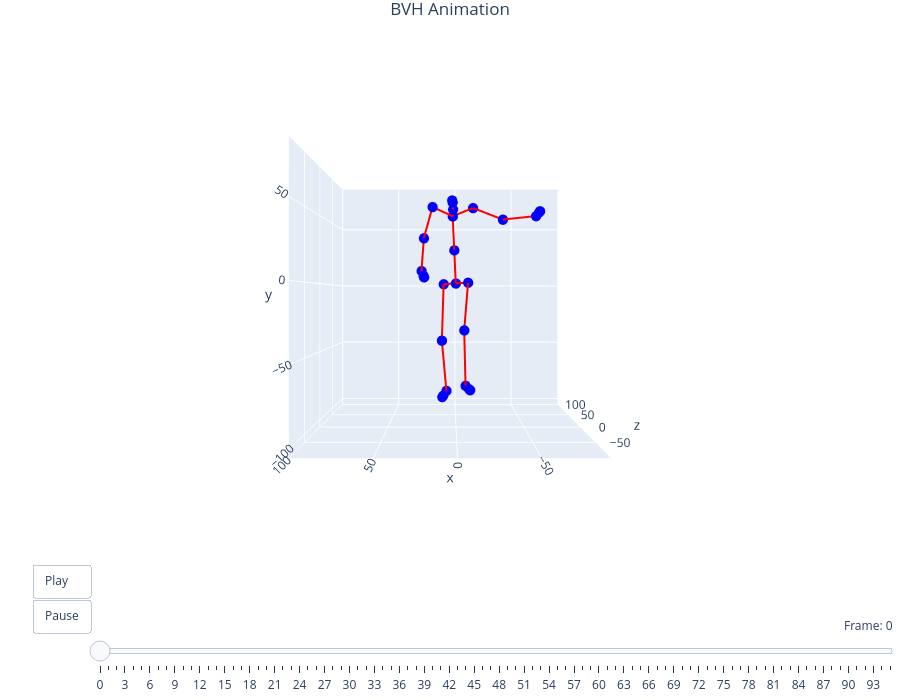

Source (notebook cell):
### Code cell
filename = "arms_001"
viewer = preview_bvh(f'bvh/{filename}.bvh', True, True)

### Figure 1 — Plotly figure (JSON) as saved in the notebook; plotly's stock layout.template omitted (floating-point values rounded to 4 significant figures)
{"data": [{"hoverinfo": "text", "marker": {"color": "blue", "size": 6}, "mode": "markers", "showlegend": false, "text": ["mixamorig:Hips", "mixamorig:Spine", "mixamorig:Spine2", "mixamorig:Neck", "mixamorig:Head", "mixamorig:Head_end", "mixamorig:LeftShoulder", "mixamorig:LeftArm", "mixamorig:LeftForeArm", "mixamorig:LeftHand", "mixamorig:LeftHand_end", "mixamorig:RightShoulder", "mixamorig:RightArm", "mixamorig:RightForeArm", "mixamorig:RightHand", "mixamorig:RightHand_end", "mixamorig:LeftUpLeg", "mixamorig:LeftLeg", "mixamorig:LeftFoot", "mixamorig:LeftToeBase", "mixamorig:LeftToeBase_end", "mixamorig:RightUpLeg", "mixamorig:RightLeg", "mixamorig:RightFoot", "mixamorig:RightToeBase", "mixamorig:RightToeBase_end"], "type": "scatter3d", "x": [0.1567, 1.32, 2.483, 2.254, 2.596, 2.889, 16.75, 22.97, 24.73, 23.31, 22.89, -12.36, -34.01, -57.04, -58.69, -59.18, 9.111, 10.41, 7.146, 9.501, 10.21, -8.798, -6.006, -7.252, -9.564, -10.26], "y": [0.1966, 24.24, 48.28, 53.13, 57.88, 59.04, 53.68, 31.94, 8.774, 5.319, 4.283, 55.23, 46.52, 48.03, 50.21, 50.87, -0.332, -41.89, -81.02, -83.49, -84.24, 0.7253, -34.13, -76.4, -77.43, -77.74], "z": [0.06064, -4.848, -9.756, -10.62, -13.25, -14.35, -19.05, -16.13, -13.85, -14.6, -14.83, -2.667, -4.798, -13.0, -17.0, -18.2, 2.039, 1.549, 16.18, 8.703, 6.46, -1.917, -1.998, 10.49, -0.1227, -3.306]}, {"hoverinfo": "none", "line": {"color": "red", "width": 4}, "mode": "lines", "showlegend": false, "type": "scatter3d", "x": [1.32, 0.1567, null, 2.483, 1.32, null, 2.254, 2.483, null, 2.596, 2.254, null, 2.889, 2.596, null, 16.75, 2.483, null, 22.97, 16.75, null, 24.73, 22.97, null, 23.31, 24.73, null, 22.89, 23.31, null, -12.36, 2.483, null, -34.01, -12.36, null, -57.04, -34.01, null, -58.69, -57.04, null, -59.18, -58.69, null, 9.111, 0.1567, null, 10.41, 9.111, null, 7.146, 10.41, null, 9.501, 7.146, null, 10.21, 9.501, null, -8.798, 0.1567, null, -6.006, -8.798, null, -7.252, -6.006, null, -9.564, -7.252, null, -10.26, -9.564, null], "y": [24.24, 0.1966, null, 48.28, 24.24, null, 53.13, 48.28, null, 57.88, 53.13, null, 59.04, 57.88, null, 53.68, 48.28, null, 31.94, 53.68, null, 8.774, 31.94, null, 5.319, 8.774, null, 4.283, 5.319, null, 55.23, 48.28, null, 46.52, 55.23, null, 48.03, 46.52, null, 50.21, 48.03, null, 50.87, 50.21, null, -0.332, 0.1966, null, -41.89, -0.332, null, -81.02, -41.89, null, -83.49, -81.02, null, -84.24, -83.49, null, 0.7253, 0.1966, null, -34.13, 0.7253, null, -76.4, -34.13, null, -77.43, -76.4, null, -77.74, -77.43, null], "z": [-4.848, 0.06064, null, -9.756, -4.848, null, -10.62, -9.756, null, -13.25, -10.62, null, -14.35, -13.25, null, -19.05, -9.756, null, -16.13, -19.05, null, -13.85, -16.13, null, -14.6, -13.85, null, -14.83, -14.6, null, -2.667, -9.756, null, -4.798, -2.667, null, -13.0, -4.798, null, -17.0, -13.0, null, -18.2, -17.0, null, 2.039, 0.06064, null, 1.549, 2.039, null, 16.18, 1.549, null, 8.703, 16.18, null, 6.46, 8.703, null, -1.917, 0.06064, null, -1.998, -1.917, null, 10.49, -1.998, null, -0.1227, 10.49, null, -3.306, -0.1227, null]}], "layout": {"height": 700, "margin": {"b": 0, "l": 0, "r": 0, "t": 30}, "scene": {"aspectmode": "cube", "camera": {"center": {"x": 0, "y": 0, "z": 0}, "eye": {"x": 0, "y": 0, "z": -2.5}, "up": {"x": 0, "y": 1, "z": 0}}, "xaxis": {"range": [-91.21, 100.0]}, "yaxis": {"range": [-105.4, 85.81]}, "zaxis": {"range": [-91.12, 100.1]}}, "sliders": [{"active": 0, "currentvalue": {"prefix": "Frame: ", "visible": true, "xanchor": "right"}, "len": 0.9, "pad": {"b": 10, "t": 50}, "steps": [{"args": [["frame_0"], {"frame": {"duration": 0, "redraw": true}, "mode": "immediate"}], "label": "0", "method": "animate"}, {"args": [["frame_1"], {"frame": {"duration": 0, "redraw": true}, "mode": "immediate"}], "label": "1", "method": "animate"}, {"args": [["frame_2"], {"frame": {"duration": 0, "redraw": true}, "mode": "immediate"}], "label": "2", "method": "animate"}, {"args": [["frame_3"], {"frame": {"duration": 0, "redraw": true}, "mode": "immediate"}], "label": "3", "method": "animate"}, {"args": [["frame_4"], {"frame": {"duration": 0, "redraw": true}, "mode": "immediate"}], "label": "4", "method": "animate"}, {"args": [["frame_5"], {"frame": {"duration": 0, "redraw": true}, "mode": "immediate"}], "label": "5", "method": "animate"}, {"args": [["frame_6"], {"frame": {"duration": 0, "redraw": true}, "mode": "immediate"}], "label": "6", "method": "animate"}, {"args": [["frame_7"], {"frame": {"duration": 0, "redraw": true}, "mode": "immediate"}], "label": "7", "method": "animate"}, {"args": [["frame_8"], {"frame": {"duration": 0, "redraw": true}, "mode": "immediate"}], "label": "8", "method": "animate"}, {"args": [["frame_9"], {"frame": {"duration": 0, "redraw": true}, "mode": "immediate"}], "label": "9", "method": "animate"}, {"args": [["frame_10"], {"frame": {"duration": 0, "redraw": true}, "mode": "immediate"}], "label": "10", "method": "animate"}, {"args": [["frame_11"], {"frame": {"duration": 0, "redraw": true}, "mode": "immediate"}], "label": "11", "method": "animate"}, {"args": [["frame_12"], {"frame": {"duration": 0, "redraw": true}, "mode": "immediate"}], "label": "12", "method": "animate"}, {"args": [["frame_13"], {"frame": {"duration": 0, "redraw": true}, "mode": "immediate"}], "label": "13", "method": "animate"}, {"args": [["frame_14"], {"frame": {"duration": 0, "redraw": true}, "mode": "immediate"}], "label": "14", "method": "animate"}, {"args": [["frame_15"], {"frame": {"duration": 0, "redraw": true}, "mode": "immediate"}], "label": "15", "method": "animate"}, {"args": [["frame_16"], {"frame": {"duration": 0, "redraw": true}, "mode": "immediate"}], "label": "16", "method": "animate"}, {"args": [["frame_17"], {"frame": {"duration": 0, "redraw": true}, "mode": "immediate"}], "label": "17", "method": "animate"}, {"args": [["frame_18"], {"frame": {"duration": 0, "redraw": true}, "mode": "immediate"}], "label": "18", "method": "animate"}, {"args": [["frame_19"], {"frame": {"duration": 0, "redraw": true}, "mode": "immediate"}], "label": "19", "method": "animate"}, {"args": [["frame_20"], {"frame": {"duration": 0, "redraw": true}, "mode": "immediate"}], "label": "20", "method": "animate"}, {"args": [["frame_21"], {"frame": {"duration": 0, "redraw": true}, "mode": "immediate"}], "label": "21", "method": "animate"}, {"args": [["frame_22"], {"frame": {"duration": 0, "redraw": true}, "mode": "immediate"}], "label": "22", "method": "animate"}, {"args": [["frame_23"], {"frame": {"duration": 0, "redraw": true}, "mode": "immediate"}], "label": "23", "method": "animate"}, {"args": [["frame_24"], {"frame": {"duration": 0, "redraw": true}, "mode": "immediate"}], "label": "24", "method": "animate"}, {"args": [["frame_25"], {"frame": {"duration": 0, "redraw": true}, "mode": "immediate"}], "label": "25", "method": "animate"}, {"args": [["frame_26"], {"frame": {"duration": 0, "redraw": true}, "mode": "immediate"}], "label": "26", "method": "animate"}, {"args": [["frame_27"], {"frame": {"duration": 0, "redraw": true}, "mode": "immediate"}], "label": "27", "method": "animate"}, {"args": [["frame_28"], {"frame": {"duration": 0, "redraw": true}, "mode": "immediate"}], "label": "28", "method": "animate"}, {"args": [["frame_29"], {"frame": {"duration": 0, "redraw": true}, "mode": "immediate"}], "label": "29", "method": "animate"}, {"args": [["frame_30"], {"frame": {"duration": 0, "redraw": true}, "mode": "immediate"}], "label": "30", "method": "animate"}, {"args": [["frame_31"], {"frame": {"duration": 0, "redraw": true}, "mode": "immediate"}], "label": "31", "method": "animate"}, {"args": [["frame_32"], {"frame": {"duration": 0, "redraw": true}, "mode": "immediate"}], "label": "32", "method": "animate"}, {"args": [["frame_33"], {"frame": {"duration": 0, "redraw": true}, "mode": "immediate"}], "label": "33", "method": "animate"}, {"args": [["frame_34"], {"frame": {"duration": 0, "redraw": true}, "mode": "immediate"}], "label": "34", "method": "animate"}, {"args": [["frame_35"], {"frame": {"duration": 0, "redraw": true}, "mode": "immediate"}], "label": "35", "method": "animate"}, {"args": [["frame_36"], {"frame": {"duration": 0, "redraw": true}, "mode": "immediate"}], "label": "36", "method": "animate"}, {"args": [["frame_37"], {"frame": {"duration": 0, "redraw": true}, "mode": "immediate"}], "label": "37", "method": "animate"}, {"args": [["frame_38"], {"frame": {"duration": 0, "redraw": true}, "mode": "immediate"}], "label": "38", "method": "animate"}, {"args": [["frame_39"], {"frame": {"duration": 0, "redraw": true}, "mode": "immediate"}], "label": "39", "method": "animate"}, {"args": [["frame_40"], {"frame": {"duration": 0, "redraw": true}, "mode": "immediate"}], "label": "40", "method": "animate"}, {"args": [["frame_41"], {"frame": {"duration": 0, "redraw": true}, "mode": "immediate"}], "label": "41", "method": "animate"}, {"args": [["frame_42"], {"frame": {"duration": 0, "redraw": true}, "mode": "immediate"}], "label": "42", "method": "animate"}, {"args": [["frame_43"], {"frame": {"duration": 0, "redraw": true}, "mode": "immediate"}], "label": "43", "method": "animate"}, {"args": [["frame_44"], {"frame": {"duration": 0, "redraw": true}, "mode": "immediate"}], "label": "44", "method": "animate"}, {"args": [["frame_45"], {"frame": {"duration": 0, "redraw": true}, "mode": "immediate"}], "label": "45", "method": "animate"}, {"args": [["frame_46"], {"frame": {"duration": 0, "redraw": true}, "mode": "immediate"}], "label": "46", "method": "animate"}, {"args": [["frame_47"], {"frame": {"duration": 0, "redraw": true}, "mode": "immediate"}], "label": "47", "method": "animate"}, {"args": [["frame_48"], {"frame": {"duration": 0, "redraw": true}, "mode": "immediate"}], "label": "48", "method": "animate"}, {"args": [["frame_49"], {"frame": {"duration": 0, "redraw": true}, "mode": "immediate"}], "label": "49", "method": "animate"}, {"args": [["frame_50"], {"frame": {"duration": 0, "redraw": true}, "mode": "immediate"}], "label": "50", "method": "animate"}, {"args": [["frame_51"], {"frame": {"duration": 0, "redraw": true}, "mode": "immediate"}], "label": "51", "method": "animate"}, {"args": [["frame_52"], {"frame": {"duration": 0, "redraw": true}, "mode": "immediate"}], "label": "52", "method": "animate"}, {"args": [["frame_53"], {"frame": {"duration": 0, "redraw": true}, "mode": "immediate"}], "label": "53", "method": "animate"}, {"args": [["frame_54"], {"frame": {"duration": 0, "redraw": true}, "mode": "immediate"}], "label": "54", "method": "animate"}, {"args": [["frame_55"], {"frame": {"duration": 0, "redraw": true}, "mode": "immediate"}], "label": "55", "method": "animate"}, {"args": [["frame_56"], {"frame": {"duration": 0, "redraw": true}, "mode": "immediate"}], "label": "56", "method": "animate"}, {"args": [["frame_57"], {"frame": {"duration": 0, "redraw": true}, "mode": "immediate"}], "label": "57", "method": "animate"}, {"args": [["frame_58"], {"frame": {"duration": 0, "redraw": true}, "mode": "immediate"}], "label": "58", "method": "animate"}, {"args": [["frame_59"], {"frame": {"duration": 0, "redraw": true}, "mode": "immediate"}], "label": "59", "method": "animate"}, {"args": [["frame_60"], {"frame": {"duration": 0, "redraw": true}, "mode": "immediate"}], "label": "60", "method": "animate"}, {"args": [["frame_61"], {"frame": {"duration": 0, "redraw": true}, "mode": "immediate"}], "label": "61", "method": "animate"}, {"args": [["frame_62"], {"frame": {"duration": 0, "redraw": true}, "mode": "immediate"}], "label": "62", "method": "animate"}, {"args": [["frame_63"], {"frame": {"duration": 0, "redraw": true}, "mode": "immediate"}], "label": "63", "method": "animate"}, {"args": [["frame_64"], {"frame": {"duration": 0, "redraw": true}, "mode": "immediate"}], "label": "64", "method": "animate"}, {"args": [["frame_65"], {"frame": {"duration": 0, "redraw": true}, "mode": "immediate"}], "label": "65", "method": "animate"}, {"args": [["frame_66"], {"frame": {"duration": 0, "redraw": true}, "mode": "immediate"}], "label": "66", "method": "animate"}, {"args": [["frame_67"], {"frame": {"duration": 0, "redraw": true}, "mode": "immediate"}], "label": "67", "method": "animate"}, {"args": [["frame_68"], {"frame": {"duration": 0, "redraw": true}, "mode": "immediate"}], "label": "68", "method": "animate"}, {"args": [["frame_69"], {"frame": {"duration": 0, "redraw": true}, "mode": "immediate"}], "label": "69", "method": "animate"}, {"args": [["frame_70"], {"frame": {"duration": 0, "redraw": true}, "mode": "immediate"}], "label": "70", "method": "animate"}, {"args": [["frame_71"], {"frame": {"duration": 0, "redraw": true}, "mode": "immediate"}], "label": "71", "method": "animate"}, {"args": [["frame_72"], {"frame": {"duration": 0, "redraw": true}, "mode": "immediate"}], "label": "72", "method": "animate"}, {"args": [["frame_73"], {"frame": {"duration": 0, "redraw": true}, "mode": "immediate"}], "label": "73", "method": "animate"}, {"args": [["frame_74"], {"frame": {"duration": 0, "redraw": true}, "mode": "immediate"}], "label": "74", "method": "animate"}, {"args": [["frame_75"], {"frame": {"duration": 0, "redraw": true}, "mode": "immediate"}], "label": "75", "method": "animate"}, {"args": [["frame_76"], {"frame": {"duration": 0, "redraw": true}, "mode": "immediate"}], "label": "76", "method": "animate"}, {"args": [["frame_77"], {"frame": {"duration": 0, "redraw": true}, "mode": "immediate"}], "label": "77", "method": "animate"}, {"args": [["frame_78"], {"frame": {"duration": 0, "redraw": true}, "mode": "immediate"}], "label": "78", "method": "animate"}, {"args": [["frame_79"], {"frame": {"duration": 0, "redraw": true}, "mode": "immediate"}], "label": "79", "method": "animate"}, {"args": [["frame_80"], {"frame": {"duration": 0, "redraw": true}, "mode": "immediate"}], "label": "80", "method": "animate"}, {"args": [["frame_81"], {"frame": {"duration": 0, "redraw": true}, "mode": "immediate"}], "label": "81", "method": "animate"}, {"args": [["frame_82"], {"frame": {"duration": 0, "redraw": true}, "mode": "immediate"}], "label": "82", "method": "animate"}, {"args": [["frame_83"], {"frame": {"duration": 0, "redraw": true}, "mode": "immediate"}], "label": "83", "method": "animate"}, {"args": [["frame_84"], {"frame": {"duration": 0, "redraw": true}, "mode": "immediate"}], "label": "84", "method": "animate"}, {"args": [["frame_85"], {"frame": {"duration": 0, "redraw": true}, "mode": "immediate"}], "label": "85", "method": "animate"}, {"args": [["frame_86"], {"frame": {"duration": 0, "redraw": true}, "mode": "immediate"}], "label": "86", "method": "animate"}, {"args": [["frame_87"], {"frame": {"duration": 0, "redraw": true}, "mode": "immediate"}], "label": "87", "method": "animate"}, {"args": [["frame_88"], {"frame": {"duration": 0, "redraw": true}, "mode": "immediate"}], "label": "88", "method": "animate"}, {"args": [["frame_89"], {"frame": {"duration": 0, "redraw": true}, "mode": "immediate"}], "label": "89", "method": "animate"}, {"args": [["frame_90"], {"frame": {"duration": 0, "redraw": true}, "mode": "immediate"}], "label": "90", "method": "animate"}, {"args": [["frame_91"], {"frame": {"duration": 0, "redraw": true}, "mode": "immediate"}], "label": "91", "method": "animate"}, {"args": [["frame_92"], {"frame": {"duration": 0, "redraw": true}, "mode": "immediate"}], "label": "92", "method": "animate"}, {"args": [["frame_93"], {"frame": {"duration": 0, "redraw": true}, "mode": "immediate"}], "label": "93", "method": "animate"}, {"args": [["frame_94"], {"frame": {"duration": 0, "redraw": true}, "mode": "immediate"}], "label": "94", "method": "animate"}, {"args": [["frame_95"], {"frame": {"duration": 0, "redraw": true}, "mode": "immediate"}], "label": "95", "method": "animate"}], "x": 0.1, "xanchor": "left", "y": 0, "yanchor": "top"}], "title": {"text": "BVH Animation", "x": 0.5, "xanchor": "center"}, "updatemenus": [{"buttons": [{"args": [null, {"frame": {"duration": 83, "redraw": true}, "fromcurrent": true, "mode": "immediate"}], "label": "Play", "method": "animate"}, {"args": [[null], {"frame": {"duration": 0, "redraw": false}, "mode": "immediate"}], "label": "Pause", "method": "animate"}], "showactive": false, "type": "buttons", "x": 0.1, "xanchor": "right", "y": 0, "yanchor": "top"}]}}
